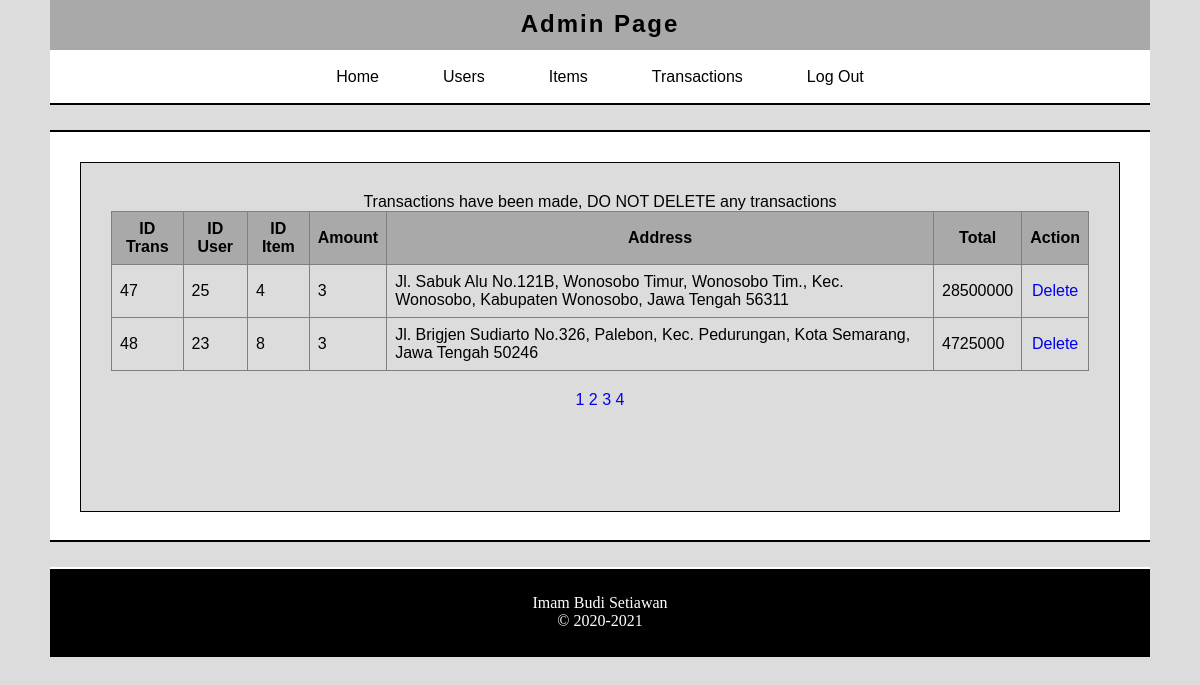
The page /admin-transaction.php?halaman=4 (signed in) on the database its author committed.
### tables this page shows
CREATE TABLE `transaction` (
  `id_tr` int(11) NOT NULL,
  `id_user` int(10) NOT NULL,
  `id_item` int(11) NOT NULL,
  `amount` int(10) NOT NULL,
  `address` varchar(300) NOT NULL,
  `total` int(10) NOT NULL
);

### admin-transaction.php (the view, shortened to what this page needs)
<?php
require 'all.php';
?>
<!DOCTYPE html>
<html>
<head>
	<link rel="stylesheet" type="text/css" href="style/dash-style.css">
	<link rel="stylesheet" type="text/css" href="style/admin-style.css">
</head>
<body>
	<?php include 'include/header.php'; ?>
	<div class="content">
		<div class="contentTransaction">
			<p align="center">Transactions have been made, DO NOT DELETE any transactions</p>
			<div>
				<table width="100%" border="1"  class="TransTable">
					<tr>
						<th>ID Trans</th>
						<th>ID User</th>
						<th>ID Item</th>
						<th>Amount</th>
						<th>Address</th>
						<th>Total</th>
						<th>Action</th>
					</tr>
					<?php
						$halaman = 4;
						$page = isset($_GET["halaman"]) ? (int)$_GET["halaman"] : 1;
						$mulai = ($page>1) ? ($page * $halaman) - $halaman : 0;
						$result = mysqli_query($conn, "SELECT * FROM transaction");
						$total = mysqli_num_rows($result);
						$pages = ceil($total/$halaman);
						$query = mysqli_query($conn, "SELECT * FROM transaction LIMIT $mulai, $halaman") or die(mysql_error);
						while ($data = mysqli_fetch_assoc($query))
					{ ?>
						<tr>
							<td><?php echo $data['id_tr']; ?></td>
							<td><?php echo $data['id_user']; ?></td>
							<td><?php echo $data['id_item']; ?></td>
							<td><?php echo $data['amount']; ?></td>
							<td><?php echo $data['address']; ?></td>
							<td><?php echo $data['total']; ?></td>
							<td class="action"><a href="delete-trans.php?id_tr=<?=$data['id_tr'];?>">Delete</a>
				 			</td>
						</tr>
						<?php } ?>
				</table>
				<div class="paging">
					<?php for ($i=1; $i <= $pages ; $i++) { ?>
					<a href="?halaman=<?php echo $i; ?>"><?php echo $i; ?></a>
					<?php } ?>
				</div>
			</div>
		</div>
	</div>
	<?php include 'include/footer.php'; ?>
</body>
</html>

### style/dash-style.css (style rules this page uses)
* { margin: 0; padding: 0; box-sizing: border-box; }
body { background: #DCDCDC; }
.content { padding: 30px; width: 1100px; height: 412px; margin: 0 auto; position: relative; margin-top: 50px; background: #fff; border-top: 2px solid #000; border-bottom: 2px solid #000; }
.paging { margin-top: 20px; font-family: 'Fira Sans', sans-serif; text-align: center; }
.paging a { text-decoration: none; }

### style/admin-style.css (style rules this page uses)
table { border-collapse: collapse; width: 100%; }
th, td { text-align: left; padding: 8px; }
.action { text-align: center; }
.action a { text-decoration: none; }
th { text-align: center; background-color: #A9A9A9; color: black; }
.paging { margin-top: 20px; font-family: 'Fira Sans', sans-serif; text-align: center; }
.paging a { text-decoration: none; }
.contentTransaction { font-family: 'Fira Sans', sans-serif; height: 180px; background: #DCDCDC; padding: 30px; margin-bottom: 30px; border: 1px solid black; }
.contentTransaction { background: #DCDCDC; height: 350px; }

### rows shown on the page
transaction: id_tr "47", id_user "25", id_item "4", amount "3", address "Jl. Sabuk Alu No.121B, Wonosobo Timur, Wonosobo Tim., Kec. Wonosobo, Kabupaten Wonosobo, Jawa Tengah 56311", total "28500000"
transaction: id_tr "48", id_user "23", id_item "8", amount "3", address "Jl. Brigjen Sudiarto No.326, Palebon, Kec. Pedurungan, Kota Semarang, Jawa Tengah 50246", total "4725000"
